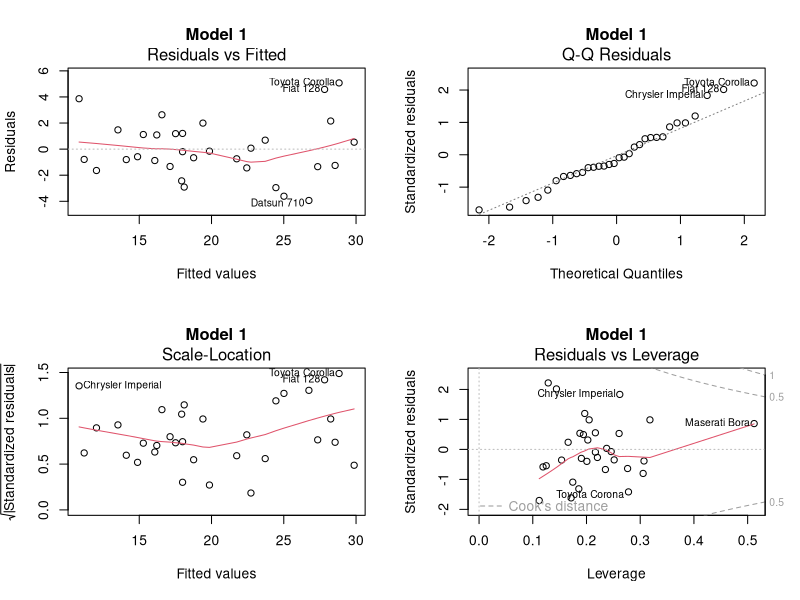
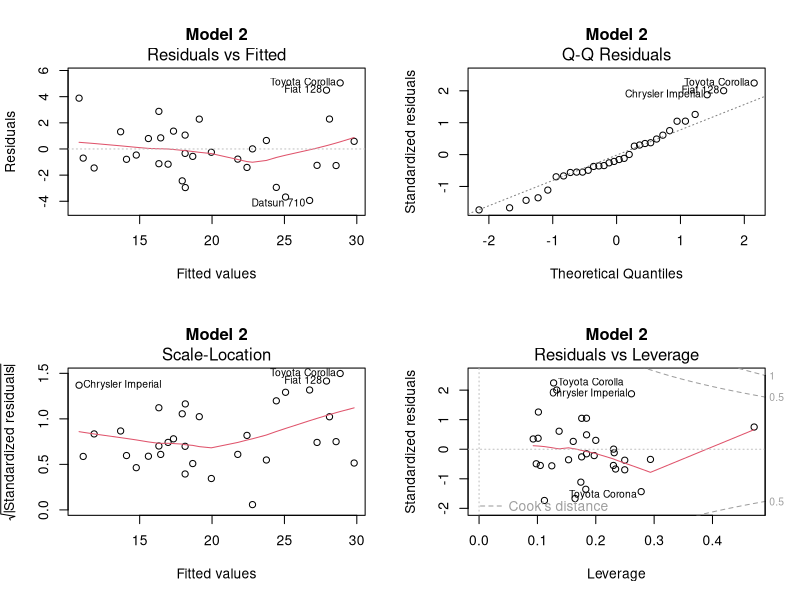
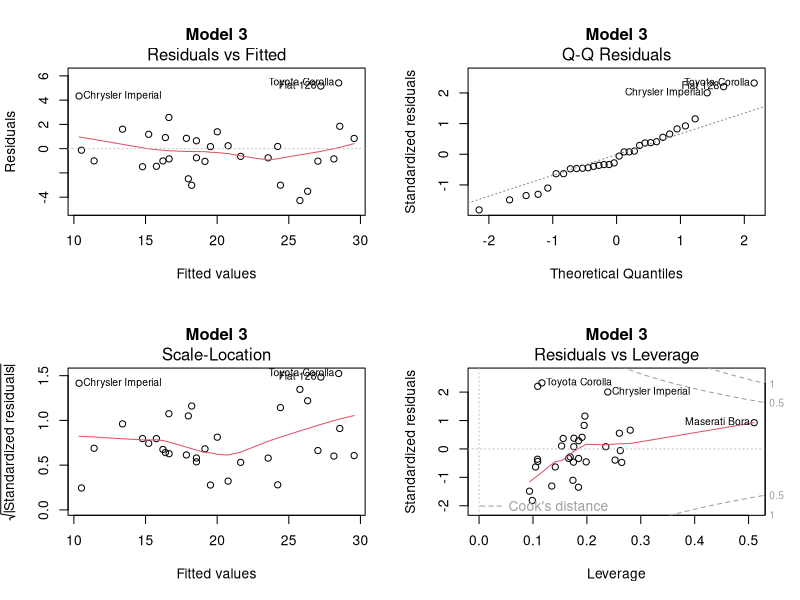
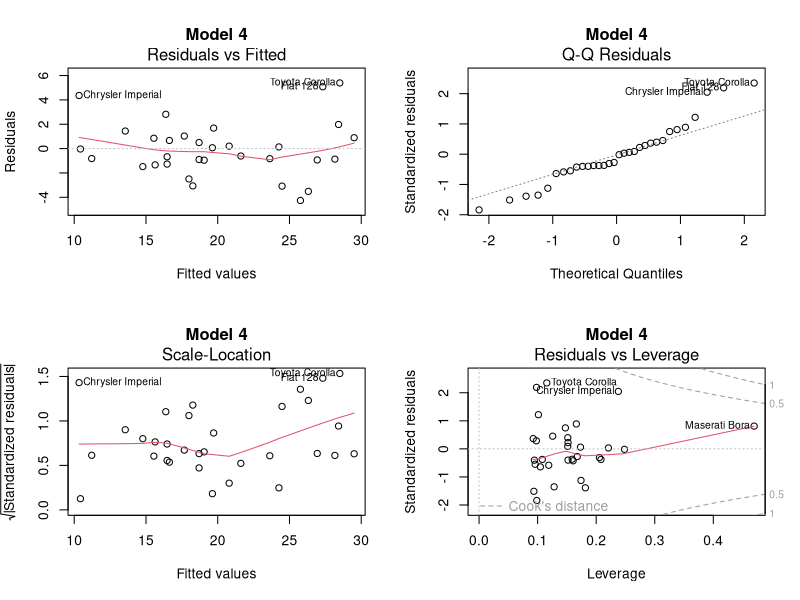
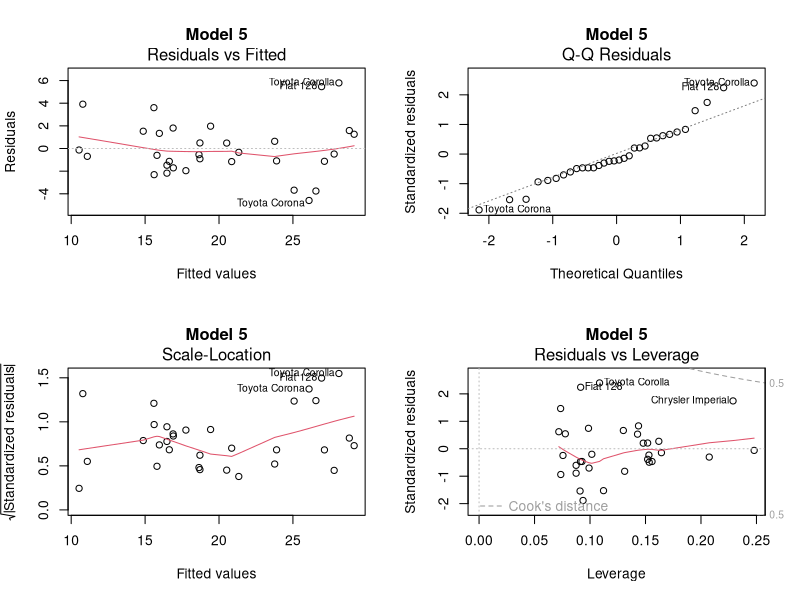

The R script that drew these images, in order:
options( warn = -1)
library( ggplot2)
options( warn = 0)
library( gridExtra)
library( leaps)

data( mtcars)


Data = mtcars

Data$am[ Data$am == 1] = "man"

Data$am[ Data$am == 0] = "auto"

Data$vs[ Data$vs == 0] = "V"

Data$vs[ Data$vs == 1] = "straight"

#rename( Data, trans = am, config = vs)

names( Data) = c( "mpg", "cyl", "disp", "hp", "drat", "wt", "qsec", "config", "trans", "gear", "carb")

Data$cyl = factor( Data$cyl)

Data$trans = factor( Data$trans)

Data$gear = factor( Data$gear)

Data$config = factor( Data$config)

Data$carb = factor( Data$carb)

# create all possible multiple variable subset models of
#	mpg ~ trans + cyl + disp + hp + wt

m1 = lm( mpg ~ trans + cyl + disp + hp + wt, Data)
m2 = lm( mpg ~ trans + cyl + disp + hp, Data)
m3 = lm( mpg ~ trans + cyl + disp + wt, Data)
m4 = lm( mpg ~ trans + cyl + hp + wt, Data)
m9 = lm( mpg ~ trans + disp + hp + wt, Data)
m16 = lm( mpg ~ cyl + disp + hp + wt, Data)
m5 = lm( mpg ~ trans + cyl + disp, Data)
m6 = lm( mpg ~ trans + cyl + hp, Data)
m7 = lm( mpg ~ trans + cyl + wt, Data)
m10 = lm( mpg ~ trans + disp + hp, Data)
m11 = lm( mpg ~ trans + disp + wt, Data)
m13 = lm( mpg ~ trans + hp + wt, Data)
m17 = lm( mpg ~ cyl + disp + hp, Data)
m18 = lm( mpg ~ cyl + disp + wt, Data)
m19 = lm( mpg ~ cyl + hp + wt, Data)
m23 = lm( mpg ~ disp + hp + wt, Data)
m8 = lm( mpg ~ trans + cyl, Data)
m12 = lm( mpg ~ trans + disp, Data)
m14 = lm( mpg ~ trans + hp, Data)
m15 = lm( mpg ~ trans + wt, Data)
m20 = lm( mpg ~ cyl + disp, Data)
m21 = lm( mpg ~ cyl + hp, Data)
m22 = lm( mpg ~ cyl + wt, Data)
m24 = lm( mpg ~ disp + hp, Data)
m25 = lm( mpg ~ disp + wt, Data)
m26 = lm( mpg ~ hp + wt, Data)



# save model summaries

s1 = summary( m1)
s2 = summary( m2)
s3 = summary( m3)
s4 = summary( m4)
s5 = summary( m5)
s6 = summary( m6)
s7 = summary( m7)
s8 = summary( m8)
s9 = summary( m9)
s10 = summary( m10)
s11 = summary( m11)
s12 = summary( m12)
s13 = summary( m13)
s14 = summary( m14)
s15 = summary( m15)
s16 = summary( m16)
s17 = summary( m17)
s18 = summary( m18)
s19 = summary( m19)
s20 = summary( m20)
s21 = summary( m21)
s22 = summary( m22)
s23 = summary( m23)
s24 = summary( m24)
s25 = summary( m25)
s26 = summary( m26)



# Obtain Adjusted R squared and PRESS values for each model
# Comments indicate number of predictors in each model

s1$adj.r.squared    	# 5
(pr1 = sum( (resid( m1) / (1 - hatvalues( m1))) ^ 2))

s2$adj.r.squared		# 4
(pr2 = sum( (resid( m2) / (1 - hatvalues( m2))) ^ 2))

s3$adj.r.squared		# 4
(pr3 = sum( (resid( m3) / (1 - hatvalues( m3))) ^ 2))

s4$adj.r.squared		# 4
(pr4 = sum( (resid( m4) / (1 - hatvalues( m4))) ^ 2))

s9$adj.r.squared		# 4
(pr9 = sum( (resid( m9) / (1 - hatvalues( m9))) ^ 2))

s16$adj.r.squared		# 4
(pr16 = sum( (resid( m16) / (1 - hatvalues( m16))) ^ 2))

s5$adj.r.squared		# 3
(pr5 = sum( (resid( m5) / (1 - hatvalues( m5))) ^ 2))

s6$adj.r.squared		# 3
(pr6 = sum( (resid( m6) / (1 - hatvalues( m6))) ^ 2))

s7$adj.r.squared		# 3
(pr7 = sum( (resid( m7) / (1 - hatvalues( m7))) ^ 2))

s10$adj.r.squared		# 3
(pr10 = sum( (resid( m10) / (1 - hatvalues( m10))) ^ 2))

s11$adj.r.squared		# 3
(pr11 = sum( (resid( m11) / (1 - hatvalues( m11))) ^ 2))

s13$adj.r.squared		# 3
(pr13 = sum( (resid( m13) / (1 - hatvalues( m13))) ^ 2))

s17$adj.r.squared		# 3
(pr17 = sum( (resid( m17) / (1 - hatvalues( m17))) ^ 2))

s18$adj.r.squared		# 3
(pr18 = sum( (resid( m18) / (1 - hatvalues( m18))) ^ 2))

s19$adj.r.squared		# 3
(pr19 = sum( (resid( m19) / (1 - hatvalues( m19))) ^ 2))

s23$adj.r.squared		# 3
(pr23 = sum( (resid( m23) / (1 - hatvalues( m23))) ^ 2))

s12$adj.r.squared		# 2
(pr12 = sum( (resid( m12) / (1 - hatvalues( m12))) ^ 2))

s14$adj.r.squared		# 2
(pr14 = sum( (resid( m14) / (1 - hatvalues( m14))) ^ 2))

s15$adj.r.squared		# 2
(pr15 = sum( (resid( m15) / (1 - hatvalues( m15))) ^ 2))

s20$adj.r.squared		# 2
(pr20 = sum( (resid( m20) / (1 - hatvalues( m20))) ^ 2))

s21$adj.r.squared		# 2
(pr21 = sum( (resid( m21) / (1 - hatvalues( m21))) ^ 2))

s22$adj.r.squared		# 2
(pr22 = sum( (resid( m22) / (1 - hatvalues( m22))) ^ 2))

s24$adj.r.squared		# 2
(pr24 = sum( (resid( m24) / (1 - hatvalues( m24))) ^ 2))

s25$adj.r.squared		# 2
(pr25 = sum( (resid( m25) / (1 - hatvalues( m25))) ^ 2))

s26$adj.r.squared		# 2
(pr26 = sum( (resid( m26) / (1 - hatvalues( m26))) ^ 2))





s1

s4

s16

s19

s22




# Perform nested likelihood ratio tests

anova( m22, m19, m4, m1)
anova( m22, m19, m16, m1)



# Build data fram to be used in table in report

adj.R.sq = c( s1$adj.r.squared, s4$adj.r.squared, s16$adj.r.squared, s19$adj.r.squared, s22$adj.r.squared)

PRESS = c( pr1, pr4, pr16, pr19, pr22)

model = c( "mpg = trans + cyl + disp + hp + wt", "mpg = trans + cyl + hp + wt", "mpg = cyl + disp + hp + wt", "mpg = cyl + hp + wt + ε", "mpg = cyl + wt")

model.table = data.frame( model, adj.R.sq, PRESS)

rownames( model.table) = c( "Model 1", "Model 2", "Model 3", "Model 4", "Model 5")

colnames( model.table) = c( "Model", "Adjusted R²", "PRESS")




# Visually check candidate models

dev.new()
par( mfrow = c( 2, 2))
plot( m1, main = "Model 1")

dev.new()
par( mfrow = c( 2, 2))
plot( m4, main = "Model 2")

dev.new()
par( mfrow = c( 2, 2))
plot( m16, main = "Model 3")

dev.new()
par( mfrow = c( 2, 2))
plot( m19, main = "Model 4")

dev.new()
par( mfrow = c( 2, 2))
plot( m22, main = "Model 5")
